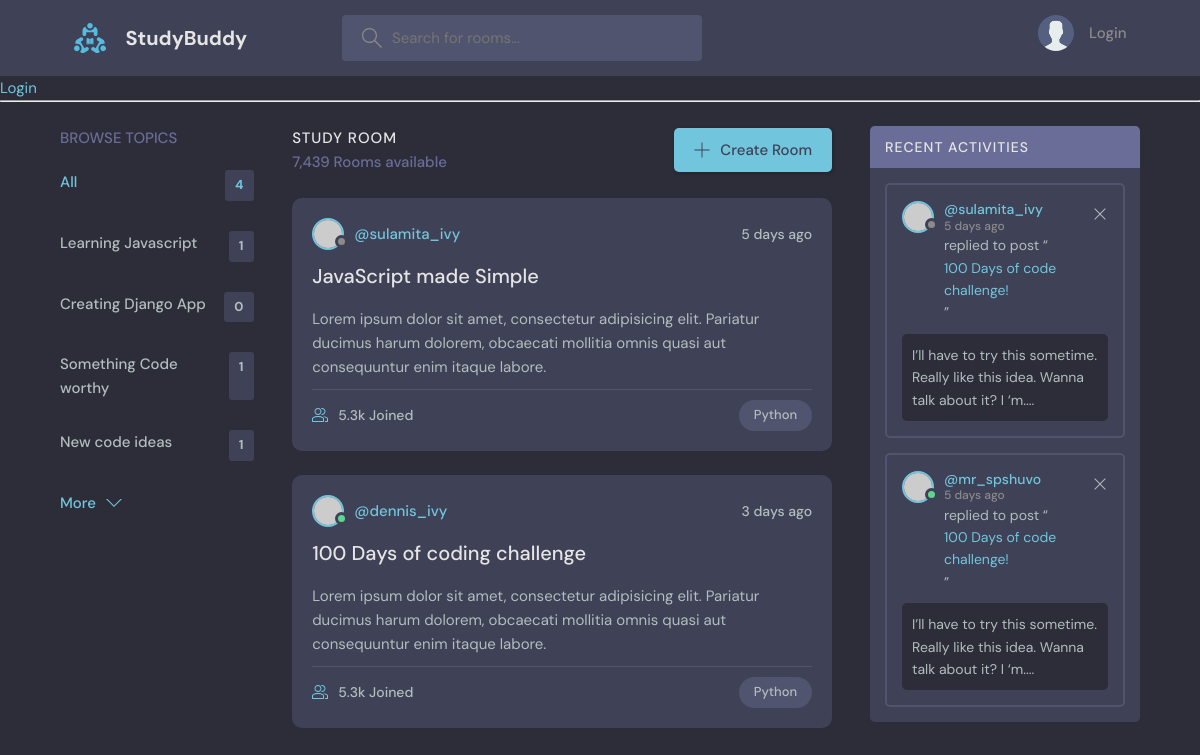
The page / on the database its author committed.
### baseApp/models.py (models this page shows, shortened)
class Topic(models.Model):
    name = models.CharField(max_length=200)

### baseApp/views.py (the view)
# urls.py: path('', views.home, name="home"),
def home(request):
    q = request.GET.get('q') if request.GET.get('q') != None else ''
    rooms = Room.objects.filter(
        Q(topic__name__icontains=q) |
        Q(name__icontains=q) |
        Q(description__contains=q)
        ) #objects is used to query database table, Q is imported from db.models, allows searching by multiple parameters
    topics = Topic.objects.all()
    room_count = rooms.count()
    room_messages = Message.objects.filter(Q(room__topic__name__icontains=q)) #filter activity feed based on search function on topics
    context = {'rooms': rooms, 'topics': topics, 'room_count':room_count, 'room_messages':room_messages} # key is variable used in for loop, pair is list
    return render(request, 'baseApp/home.html', context) # passing context in makes it available in home.html

### baseApp/templates/baseApp/home.html (shortened to what this page needs)
{% extends 'main.html' %}
{% block content %}
<main class="layout layout--3">
  <div class="container">
    {% include 'baseApp/topics_component.html' %}
    <div class="roomList">
      <div class="roomList__header">
        <div>
          <h2>Study Room</h2>
          <p>7,439 Rooms available</p>
        </div>
        <a class="btn btn--main" href="create-room.html">
          <svg version="1.1" xmlns="http://www.w3.org/2000/svg" width="32" height="32" viewBox="0 0 32 32">
            <title>add</title>
            <path
              d="M16.943 0.943h-1.885v14.115h-14.115v1.885h14.115v14.115h1.885v-14.115h14.115v-1.885h-14.115v-14.115z"
            ></path>
          </svg>
          Create Room
        </a>
      </div>
      <div class="roomListRoom">
        <div class="roomListRoom__header">
          <a href="profile.html" class="roomListRoom__author">
            <div class="avatar avatar--small">
              <img src="https://randomuser.me/api/portraits/women/11.jpg" />
            </div>
            <span>@sulamita_ivy</span>
          </a>
          <div class="roomListRoom__actions">
            <span>5 days ago</span>
          </div>
        </div>
        <div class="roomListRoom__content">
          <a href="room.html">JavaScript made Simple</a>
          <p>
            Lorem ipsum dolor sit amet, consectetur adipisicing elit. Pariatur ducimus harum dolorem, obcaecati
            mollitia omnis quasi aut consequuntur enim itaque labore.
          </p>
        </div>
        <div class="roomListRoom__meta">
          <a href="room.html" class="roomListRoom__joined">
            5.3k Joined
          </a>
          <p class="roomListRoom__topic">Python</p>
        </div>
      </div>
      <div class="roomListRoom">
        <div class="roomListRoom__header">
          <a href="profile.html" class="roomListRoom__author">
            <div class="avatar avatar--small active">
              <img src="https://randomuser.me/api/portraits/men/11.jpg" />
            </div>
            <span>@dennis_ivy</span>
          </a>
          <div class="roomListRoom__actions">
            <span>3 days ago</span>
          </div>
        </div>
        <div class="roomListRoom__content">
          <a href="room.html">100 Days of coding challenge</a>
          <p>
            Lorem ipsum dolor sit amet, consectetur adipisicing elit. Pariatur ducimus harum dolorem, obcaecati
            mollitia omnis quasi aut consequuntur enim itaque labore.
          </p>
        </div>
        <div class="roomListRoom__meta">
          <a class="roomListRoom__joined">
            5.3k Joined
          </a>
          <p class="roomListRoom__topic">Python</p>
        </div>
      </div>
    </div>
    <div class="activities">
      <div class="activities__header">
        <h2>Recent Activities</h2>
      </div>
      <div class="activities__box">
        <div class="activities__boxHeader roomListRoom__header">
          <a href="profile.html" class="roomListRoom__author">
            <div class="avatar avatar--small">
              <img src="https://randomuser.me/api/portraits/women/11.jpg" />
            </div>
            <p>
              @sulamita_ivy
              <span>5 days ago</span>
            </p>
          </a>
          <div class="roomListRoom__actions">
            <a href="#">
              <svg version="1.1" xmlns="http://www.w3.org/2000/svg" width="32" height="32" viewBox="0 0 32 32">
                <title>remove</title>
                <path
                  d="M27.314 6.019l-1.333-1.333-9.98 9.981-9.981-9.981-1.333 1.333 9.981 9.981-9.981 9.98 1.333 1.333 9.981-9.98 9.98 9.98 1.333-1.333-9.98-9.98 9.98-9.981z"
                ></path>
              </svg>
            </a>
          </div>
        </div>
        <div class="activities__boxContent">
          <p>replied to post “<a href="room.html">100 Days of code challenge!</a>”</p>
          <div class="activities__boxRoomContent">
            I’ll have to try this sometime. Really like this idea. Wanna talk about it? I ‘m....
          </div>
        </div>
      </div>
      <div class="activities__box">
        <div class="activities__boxHeader roomListRoom__header">
          <a href="profile.html" class="roomListRoom__author">
            <div class="avatar avatar--small active">
              <img src="https://randomuser.me/api/portraits/men/13.jpg" />
            </div>
            <p>
              @mr_spshuvo
              <span>5 days ago</span>
            </p>
          </a>
          <div class="roomListRoom__actions">
            <a href="#">
              <svg version="1.1" xmlns="http://www.w3.org/2000/svg" width="32" height="32" viewBox="0 0 32 32">
                <title>remove</title>
                <path
                  d="M27.314 6.019l-1.333-1.333-9.98 9.981-9.981-9.981-1.333 1.333 9.981 9.981-9.981 9.98 1.333 1.333 9.981-9.98 9.98 9.98 1.333-1.333-9.98-9.98 9.98-9.981z"
                ></path>
              </svg>
            </a>
          </div>
        </div>
        <div class="activities__boxContent">
          <p>replied to post “<a href="room.html">100 Days of code challenge!</a>”</p>
          <div class="activities__boxRoomContent">
            I’ll have to try this sometime. Really like this idea. Wanna talk about it? I ‘m....
          </div>
        </div>
      </div>
    </div>
  </div>
</main>
{% endblock content %}

### baseApp/templates/baseApp/topics_component.html
<div class="topics">
    <div class="topics__header">
      <h2>Browse Topics</h2>
    </div>
    <ul class="topics__list">
      <li>
        <a href="{% url 'home' %}" class="active">All <span>{{topics.count}}</span></a>
      </li>
      {% for topic in topics %}
      <li>
        <a href="{% url 'home' %}?q={{topic.name}}">{{topic.name}}<span>{{topic.room_set.all.count}}</span></a>
      </li>
      {% endfor %}
    </ul>
    <a class="btn btn--link" href="topics.html">
      More
      <svg version="1.1" xmlns="http://www.w3.org/2000/svg" width="32" height="32" viewBox="0 0 32 32">
        <title>chevron-down</title>
        <path d="M16 21l-13-13h-3l16 16 16-16h-3l-13 13z"></path>
      </svg>
    </a>
  </div>

### rows shown on the page
Topic: name "Learning Javascript", room_set.all.count "1"
Topic: name "Creating Django App", room_set.all.count "0"
Topic: name "Something Code worthy", room_set.all.count "1"
Topic: name "New code ideas", room_set.all.count "1"

### other values the page prints
{{ topics.count }} "4"
